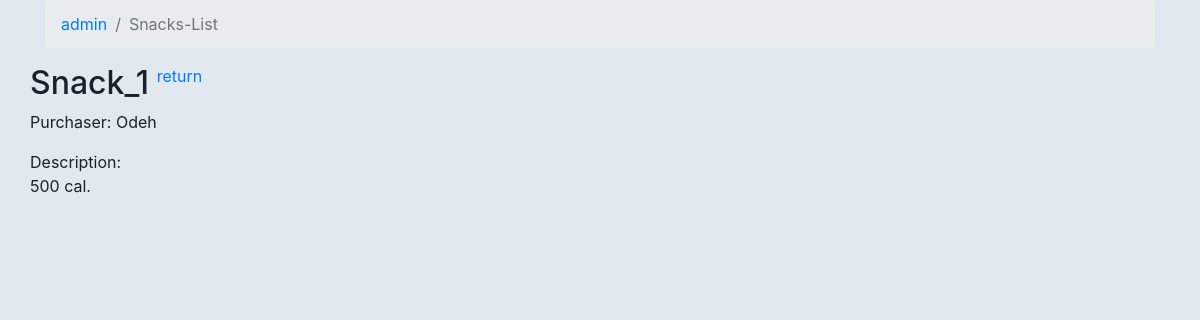
The app's page /1/, older data.
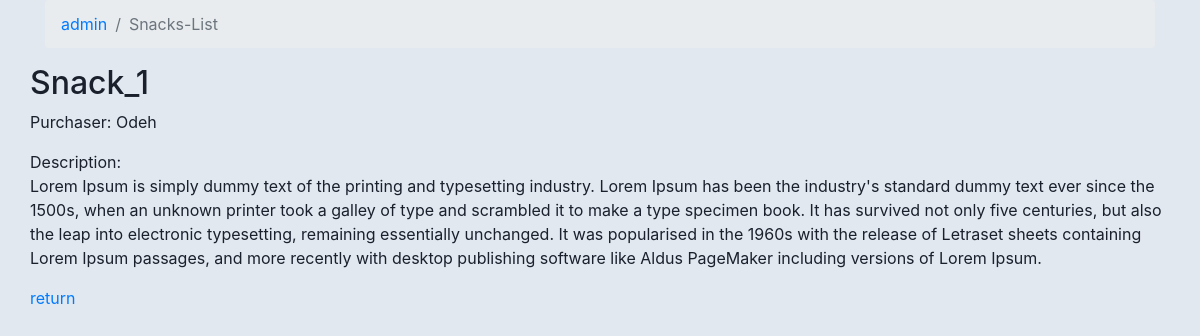
The same page, newer data.
### snacks/models.py (models this page shows, shortened)
class Snack(models.Model):
    name = models.CharField(max_length=64, help_text="Enter Snack Name")
    purchaser = models.ForeignKey(get_user_model(), on_delete=models.CASCADE)
    description = models.TextField()

### snacks/views.py (the view)
# urls.py: path("<int:pk>/", SnakDetailView.as_view(),name="snack_detail")
class SnakDetailView(DetailView):
    model = Snack
    template_name = "snack_detail.html"
    context_object_name = "snacks_list"

### templates/snack_detail.html
{% extends 'base.html' %} {% block content %}
<div>
  <h2>{{ snacks_list.name }}</h2>
  <p>Purchaser: {{ snacks_list.purchaser }}</p>
  <p>Description: <br>{{ snacks_list.description }}</p>
</div>
<a href='../' > return </a>
{% endblock content %}

### templates/base.html (shortened to what this page needs)
<!DOCTYPE html>
<html lang="en">
  <head>
    <link
      rel="stylesheet"
      href="https://stackpath.bootstrapcdn.com/bootstrap/4.3.1/css/bootstrap.min.css"
    />
  </head>
  <body>
    <div class="main-body">
      <div class="container">
        <nav aria-label="breadcrumb" class="main-breadcrumb" width="100%">
          <ol class="breadcrumb">
            <li class="breadcrumb-item"><a href="/admin">admin</a></li>
            <li class="breadcrumb-item active" aria-current="page">Snacks-List</li>
          </ol>
        </nav>
        <div class="row gutters-sm">
          {% block content %} {% endblock content %}
        </div>
      </div>
    </div>
  </body>
</html>

### templates/base.html (style rules this page uses)
body { font-size: 1rem; font-weight: 400; line-height: 1.5; color: #1a202c; text-align: left; background-color: #e2e8f0; }

Row changes from the older to the newer data that the page shows:
changed Snack "Snack_1": description "500 cal." → "Lorem Ipsum is simply dummy text of the printing and typesetting industry. Lorem Ipsum has been the industry's standard dummy text ever since the 1500s, when an unknown printer took a galley of type and scrambled it to make a type specimen book. It has survived not only five centuries, but also the leap into electronic typesetting, remaining essentially unchanged. It was popularised in the 1960s with the release of Letraset sheets containing Lorem Ipsum passages, and more recently with desktop publishing software like Aldus PageMaker including versions of Lorem Ipsum."
